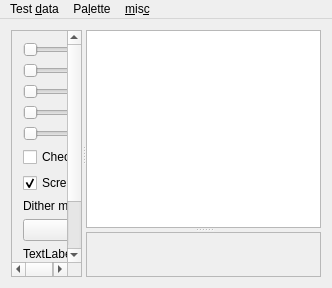
<?xml version="1.0" encoding="UTF-8"?>
<ui version="4.0">
 <class>MainWin</class>
 <widget class="QMainWindow" name="MainWin">
  <property name="geometry">
   <rect>
    <x>0</x>
    <y>0</y>
    <width>332</width>
    <height>288</height>
   </rect>
  </property>
  <property name="windowTitle">
   <string>Manpal - Manual Palette Tuner</string>
  </property>
  <widget class="QWidget" name="centralWidget">
   <layout class="QGridLayout" name="gridLayout_2">
    <item row="0" column="0">
     <widget class="QSplitter" name="splitter_2">
      <property name="orientation">
       <enum>Qt::Horizontal</enum>
      </property>
      <widget class="QScrollArea" name="scrollArea">
       <property name="sizePolicy">
        <sizepolicy hsizetype="Preferred" vsizetype="Expanding">
         <horstretch>1</horstretch>
         <verstretch>0</verstretch>
        </sizepolicy>
       </property>
       <property name="widgetResizable">
        <bool>true</bool>
       </property>
       <widget class="QWidget" name="scrollAreaWidgetContents">
        <property name="geometry">
         <rect>
          <x>0</x>
          <y>0</y>
          <width>151</width>
          <height>293</height>
         </rect>
        </property>
        <layout class="QGridLayout" name="gridLayout_3">
         <item row="0" column="0">
          <layout class="QVBoxLayout" name="verticalLayout">
           <item>
            <layout class="QVBoxLayout" name="scrbars">
             <item>
              <widget class="QSlider" name="horizontalSlider">
               <property name="sizePolicy">
                <sizepolicy hsizetype="Expanding" vsizetype="Maximum">
                 <horstretch>0</horstretch>
                 <verstretch>0</verstretch>
                </sizepolicy>
               </property>
               <property name="orientation">
                <enum>Qt::Horizontal</enum>
               </property>
              </widget>
             </item>
             <item>
              <widget class="QSlider" name="horizontalSlider_2">
               <property name="sizePolicy">
                <sizepolicy hsizetype="Expanding" vsizetype="Maximum">
                 <horstretch>0</horstretch>
                 <verstretch>0</verstretch>
                </sizepolicy>
               </property>
               <property name="orientation">
                <enum>Qt::Horizontal</enum>
               </property>
              </widget>
             </item>
             <item>
              <widget class="QSlider" name="horizontalSlider_3">
               <property name="sizePolicy">
                <sizepolicy hsizetype="Expanding" vsizetype="Maximum">
                 <horstretch>0</horstretch>
                 <verstretch>0</verstretch>
                </sizepolicy>
               </property>
               <property name="orientation">
                <enum>Qt::Horizontal</enum>
               </property>
              </widget>
             </item>
             <item>
              <widget class="QSlider" name="horizontalSlider_4">
               <property name="sizePolicy">
                <sizepolicy hsizetype="Expanding" vsizetype="Maximum">
                 <horstretch>0</horstretch>
                 <verstretch>0</verstretch>
                </sizepolicy>
               </property>
               <property name="orientation">
                <enum>Qt::Horizontal</enum>
               </property>
              </widget>
             </item>
             <item>
              <widget class="QSlider" name="horizontalSlider_5">
               <property name="sizePolicy">
                <sizepolicy hsizetype="Expanding" vsizetype="Maximum">
                 <horstretch>0</horstretch>
                 <verstretch>0</verstretch>
                </sizepolicy>
               </property>
               <property name="orientation">
                <enum>Qt::Horizontal</enum>
               </property>
              </widget>
             </item>
            </layout>
           </item>
           <item>
            <layout class="QVBoxLayout" name="pal_opts">
             <item>
              <widget class="QCheckBox" name="checkBox">
               <property name="sizePolicy">
                <sizepolicy hsizetype="Minimum" vsizetype="Maximum">
                 <horstretch>0</horstretch>
                 <verstretch>0</verstretch>
                </sizepolicy>
               </property>
               <property name="text">
                <string>CheckBox</string>
               </property>
              </widget>
             </item>
             <item>
              <widget class="QCheckBox" name="dit_ss">
               <property name="sizePolicy">
                <sizepolicy hsizetype="Minimum" vsizetype="Maximum">
                 <horstretch>0</horstretch>
                 <verstretch>0</verstretch>
                </sizepolicy>
               </property>
               <property name="text">
                <string>Screen space dither</string>
               </property>
               <property name="checked">
                <bool>true</bool>
               </property>
              </widget>
             </item>
             <item>
              <widget class="QLabel" name="label_2">
               <property name="sizePolicy">
                <sizepolicy hsizetype="Preferred" vsizetype="Maximum">
                 <horstretch>0</horstretch>
                 <verstretch>0</verstretch>
                </sizepolicy>
               </property>
               <property name="text">
                <string>Dither method:</string>
               </property>
              </widget>
             </item>
             <item>
              <widget class="QComboBox" name="comboBox"/>
             </item>
             <item>
              <widget class="QLabel" name="somelabel">
               <property name="text">
                <string>TextLabel</string>
               </property>
              </widget>
             </item>
             <item>
              <widget class="QSpinBox" name="spinBox"/>
             </item>
             <item>
              <widget class="QDoubleSpinBox" name="doubleSpinBox"/>
             </item>
            </layout>
           </item>
          </layout>
         </item>
        </layout>
       </widget>
      </widget>
      <widget class="QSplitter" name="splitter">
       <property name="sizePolicy">
        <sizepolicy hsizetype="Ignored" vsizetype="Expanding">
         <horstretch>2</horstretch>
         <verstretch>0</verstretch>
        </sizepolicy>
       </property>
       <property name="orientation">
        <enum>Qt::Vertical</enum>
       </property>
       <widget class="QTableWidget" name="tableWidget">
        <property name="sizePolicy">
         <sizepolicy hsizetype="Ignored" vsizetype="Ignored">
          <horstretch>0</horstretch>
          <verstretch>1</verstretch>
         </sizepolicy>
        </property>
       </widget>
       <widget class="QFrame" name="frame">
        <property name="sizePolicy">
         <sizepolicy hsizetype="Preferred" vsizetype="Expanding">
          <horstretch>0</horstretch>
          <verstretch>1</verstretch>
         </sizepolicy>
        </property>
        <property name="frameShape">
         <enum>QFrame::StyledPanel</enum>
        </property>
        <property name="frameShadow">
         <enum>QFrame::Raised</enum>
        </property>
        <layout class="QGridLayout" name="gridLayout">
         <item row="0" column="0">
          <layout class="QHBoxLayout" name="images" stretch="1,1">
           <item>
            <widget class="QLabel" name="srv_view">
             <property name="sizePolicy">
              <sizepolicy hsizetype="Ignored" vsizetype="Ignored">
               <horstretch>1</horstretch>
               <verstretch>1</verstretch>
              </sizepolicy>
             </property>
             <property name="minimumSize">
              <size>
               <width>20</width>
               <height>20</height>
              </size>
             </property>
             <property name="cursor">
              <cursorShape>CrossCursor</cursorShape>
             </property>
             <property name="text">
              <string/>
             </property>
             <property name="scaledContents">
              <bool>false</bool>
             </property>
             <property name="alignment">
              <set>Qt::AlignCenter</set>
             </property>
            </widget>
           </item>
           <item>
            <widget class="QLabel" name="out_view">
             <property name="sizePolicy">
              <sizepolicy hsizetype="Ignored" vsizetype="Ignored">
               <horstretch>1</horstretch>
               <verstretch>1</verstretch>
              </sizepolicy>
             </property>
             <property name="text">
              <string/>
             </property>
             <property name="scaledContents">
              <bool>false</bool>
             </property>
             <property name="alignment">
              <set>Qt::AlignCenter</set>
             </property>
            </widget>
           </item>
          </layout>
         </item>
        </layout>
       </widget>
      </widget>
     </widget>
    </item>
   </layout>
  </widget>
  <widget class="QMenuBar" name="menuBar">
   <property name="geometry">
    <rect>
     <x>0</x>
     <y>0</y>
     <width>332</width>
     <height>22</height>
    </rect>
   </property>
   <widget class="QMenu" name="menuHello">
    <property name="title">
     <string>Test &amp;data</string>
    </property>
    <addaction name="actionLoad"/>
   </widget>
   <widget class="QMenu" name="menuPalette">
    <property name="title">
     <string>Pa&amp;lette</string>
    </property>
    <addaction name="actionLoad_2"/>
    <addaction name="separator"/>
    <addaction name="actionExport"/>
    <addaction name="actionExport_PS"/>
    <addaction name="actionExport_PPM"/>
    <addaction name="separator"/>
    <addaction name="actionClear"/>
    <addaction name="actionSort_by_value"/>
    <addaction name="actionCreate_from_histogram"/>
    <addaction name="actionCreate_grayscale"/>
   </widget>
   <widget class="QMenu" name="menuWhatever_else">
    <property name="title">
     <string>&amp;mis&amp;c</string>
    </property>
    <addaction name="actionAbout"/>
    <addaction name="actionDefault_settings"/>
   </widget>
   <addaction name="menuHello"/>
   <addaction name="menuPalette"/>
   <addaction name="menuWhatever_else"/>
  </widget>
  <action name="actionLoad">
   <property name="text">
    <string>&amp;Load</string>
   </property>
  </action>
  <action name="actionLoad_2">
   <property name="text">
    <string>&amp;Import</string>
   </property>
  </action>
  <action name="actionExport">
   <property name="text">
    <string>&amp;Export GIMP</string>
   </property>
  </action>
  <action name="actionExport_PS">
   <property name="text">
    <string>Export &amp;PS</string>
   </property>
  </action>
  <action name="actionExport_PPM">
   <property name="text">
    <string>E&amp;xport PBM</string>
   </property>
  </action>
  <action name="actionClear">
   <property name="text">
    <string>&amp;Clear</string>
   </property>
  </action>
  <action name="actionAbout">
   <property name="text">
    <string>&amp;About</string>
   </property>
  </action>
  <action name="actionReset_settings">
   <property name="text">
    <string>Reset settings</string>
   </property>
  </action>
  <action name="actionDefault_settings">
   <property name="text">
    <string>&amp;Reset settings</string>
   </property>
  </action>
  <action name="actionSort_by_value">
   <property name="text">
    <string>&amp;Sort</string>
   </property>
  </action>
  <action name="actionSort_by_hue">
   <property name="text">
    <string>Sort by hue</string>
   </property>
  </action>
  <action name="actionCreate_from_histogram">
   <property name="text">
    <string>&amp;Generate from histogram</string>
   </property>
  </action>
  <action name="actionAllocate">
   <property name="text">
    <string>How many colors</string>
   </property>
  </action>
  <action name="actionCreate_grayscale">
   <property name="text">
    <string>Ge&amp;nerate grayscale</string>
   </property>
  </action>
 </widget>
 <layoutdefault spacing="6" margin="11"/>
 <resources/>
 <connections>
  <connection>
   <sender>actionLoad</sender>
   <signal>triggered()</signal>
   <receiver>MainWin</receiver>
   <slot>open()</slot>
   <hints>
    <hint type="sourcelabel">
     <x>-1</x>
     <y>-1</y>
    </hint>
    <hint type="destinationlabel">
     <x>199</x>
     <y>149</y>
    </hint>
   </hints>
  </connection>
  <connection>
   <sender>splitter</sender>
   <signal>splitterMoved(int,int)</signal>
   <receiver>MainWin</receiver>
   <slot>scaleSrc()</slot>
   <hints>
    <hint type="sourcelabel">
     <x>213</x>
     <y>154</y>
    </hint>
    <hint type="destinationlabel">
     <x>165</x>
     <y>143</y>
    </hint>
   </hints>
  </connection>
  <connection>
   <sender>splitter_2</sender>
   <signal>splitterMoved(int,int)</signal>
   <receiver>MainWin</receiver>
   <slot>scaleSrc()</slot>
   <hints>
    <hint type="sourcelabel">
     <x>165</x>
     <y>154</y>
    </hint>
    <hint type="destinationlabel">
     <x>165</x>
     <y>143</y>
    </hint>
   </hints>
  </connection>
  <connection>
   <sender>dit_ss</sender>
   <signal>toggled(bool)</signal>
   <receiver>MainWin</receiver>
   <slot>preview()</slot>
   <hints>
    <hint type="sourcelabel">
     <x>83</x>
     <y>170</y>
    </hint>
    <hint type="destinationlabel">
     <x>165</x>
     <y>143</y>
    </hint>
   </hints>
  </connection>
  <connection>
   <sender>comboBox</sender>
   <signal>currentIndexChanged(int)</signal>
   <receiver>MainWin</receiver>
   <slot>setDitherMethod(int)</slot>
   <hints>
    <hint type="sourcelabel">
     <x>83</x>
     <y>221</y>
    </hint>
    <hint type="destinationlabel">
     <x>165</x>
     <y>143</y>
    </hint>
   </hints>
  </connection>
 </connections>
 <slots>
  <slot>open()</slot>
  <slot>scaleSrc()</slot>
  <slot>preview()</slot>
  <slot>setDitherMethod(int)</slot>
 </slots>
</ui>
